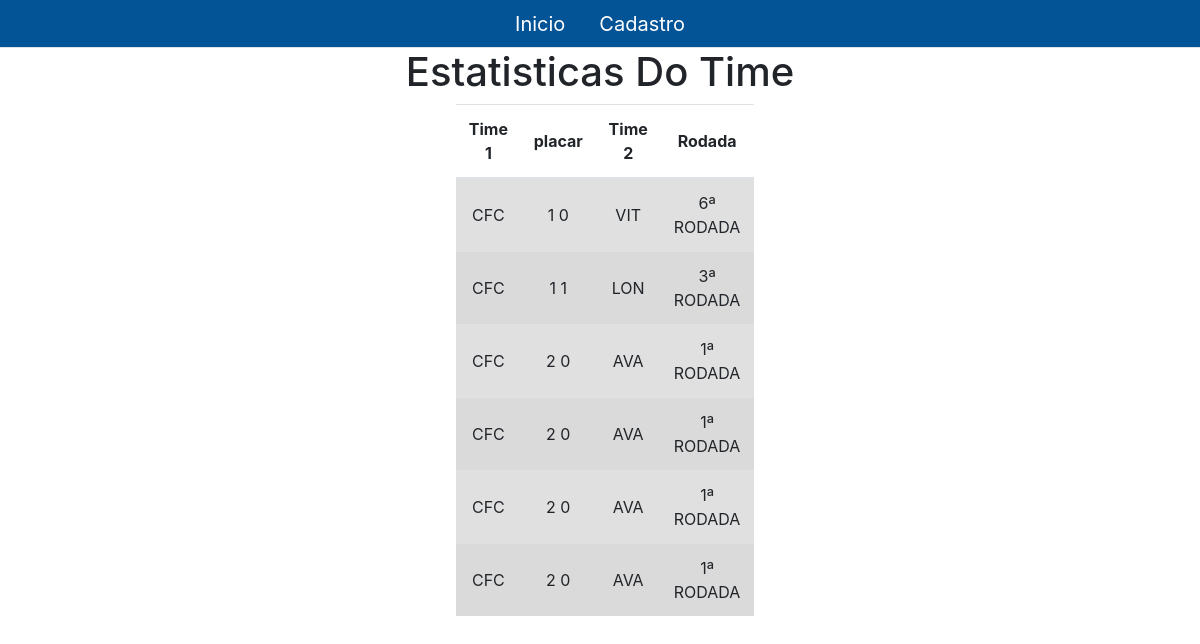
/estatisticas/CFC, run on the app's committed database.
### app/models.py (models this page shows)
class jogos(models.Model):
    timeA  = models.CharField('timeA',max_length=10)
    timeB = models.CharField('timeB',max_length=10)
    placar = models.CharField('placar',max_length=10)
    rodada = models.CharField('rodada',max_length=20)
    Serie = models.CharField('serie',max_length=5)

### app/views.py (the view)
# urls.py: path('estatisticas/<str:sigla>',estatisticas,name="estatisticas"),
def estatisticas(request,sigla):
    timea = jogos.objects.filter(timeA = sigla).exclude(timeB = sigla).order_by()
    context = {
        'timea':timea,
    }
    return render(request,'estatisticas.html',context)

### app/templates/estatisticas.html (shortened to what this page needs)
<!DOCTYPE html>
{% load static %}
<html lang="pt-br">
<head>
    <link rel="stylesheet" href="https://maxcdn.bootstrapcdn.com/bootstrap/4.0.0/css/bootstrap.min.css">
    <link href="{% static 'css/style.css' %}" rel="stylesheet">
</head>
<body>
  <nav>
    <ul class="nav nav-tabs justify-content-center">
      <li class="nav-item">
        <a class="nav-link disabled" href="/">Inicio</a>
      </li>
      <li class="nav-item">
        <a class="nav-link disabled" href="/cadastro">Cadastro</a>
      </li>
    </ul>
  </nav>
    <h1 style="text-align: center;">Estatisticas Do Time</h1>
    <div id="table-center">
        <table class="table table-striped">
            <Thead>
              <tr>
                <th>Time 1</th>
                <th>placar</th>
                <th>Time 2</th>
                <th>Rodada</th>
              </tr>
            </Thead>
            <tbody>
                {% for time in timea%}
                <tr class="table-active">
                  <td>{{time.timeA }}</td>
                  <td>{{time.placar }}</td>
                  <td>{{time.timeB }}</td>
                  <td>{{time.rodada}}</td>
                </tr>
              {% endfor%}
            </tbody>
          </table>
    </div>
</body>
</html>

### static/css/style.css (style rules this page uses)
table { width: 40% !important; justify-content: center !important; }
nav { background-color: #035397 !important; font-size: 20px; text-align: center !important; }
a { color: white !important; }
#table-center { margin-left: 38%; }
td { height: 50px; width: 50px; }
#table-center td { text-align: center; vertical-align: middle; }
#table-center th { text-align: center; vertical-align: middle; }

### data on the page
jogos: timeA "CFC", placar "1 0", timeB "VIT", rodada "6ª RODADA"
jogos: timeA "CFC", placar "1 1", timeB "LON", rodada "3ª RODADA"
jogos: timeA "CFC", placar "2 0", timeB "AVA", rodada "1ª RODADA"
jogos: timeA "CFC", placar "2 0", timeB "AVA", rodada "1ª RODADA"
jogos: timeA "CFC", placar "2 0", timeB "AVA", rodada "1ª RODADA"
jogos: timeA "CFC", placar "2 0", timeB "AVA", rodada "1ª RODADA"
